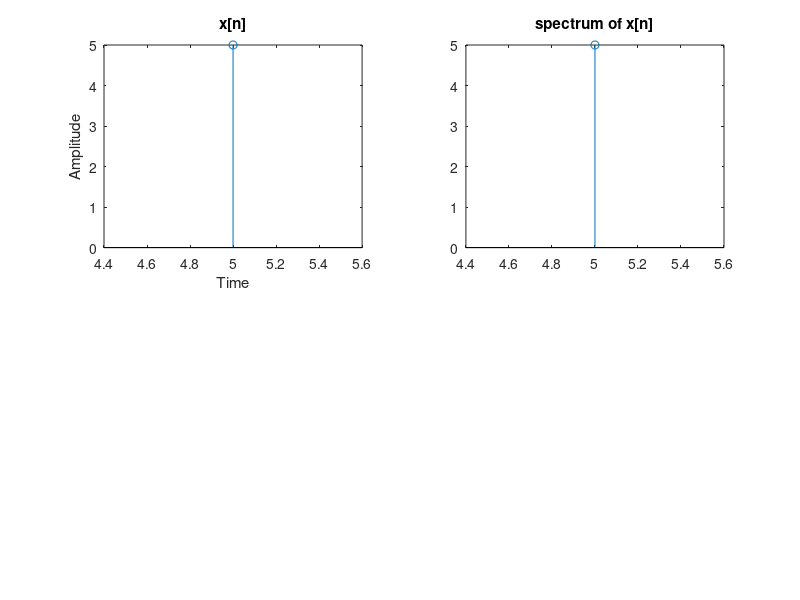

Write the MATLAB code that produced this figure.
clc;
clear;
close all;
N=input('Enter the range of x[n]');
x=input('enter the value of x[n]');
n=length(N);
w=exp(-2*i*pi/n);
for k=1:n
    X_k(k)=0;
    for j=1:n
        X_k(k)=x(j)*w^((j-1)*(k-1))+ X_k(k);
    end
end
p=abs(X_k);
subplot(221)
stem(N,x)
xlabel('Time')
ylabel('Amplitude')
title('x[n]')
subplot(222)
stem(N,p)
title('spectrum of x[n]')
display(p)
